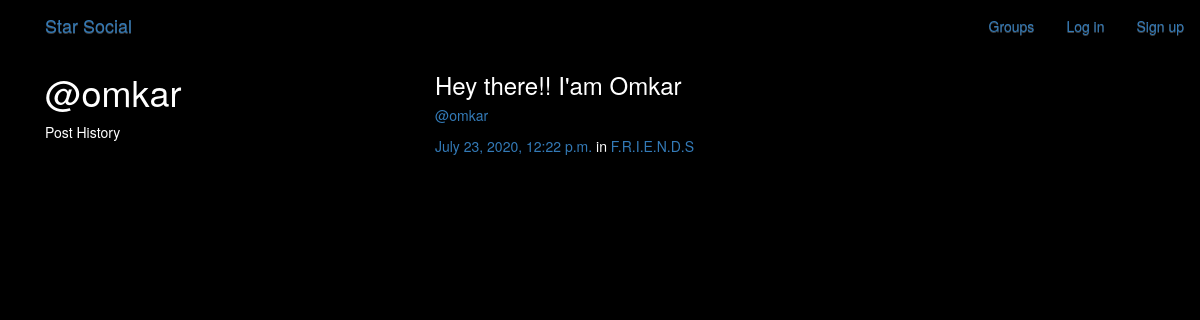
Screenshot of /posts/by/omkar/ with the database file from the repository.
### posts/models.py (models this page shows, shortened)
class Post(models.Model):
    user = models.ForeignKey(User,related_name='posts',on_delete=models.CASCADE)
    created_at = models.DateTimeField(auto_now=True)
    message = models.TextField()
    message_html = models.TextField(editable=False)
    group = models.ForeignKey(Group,blank=True,null=True,related_name='posts',on_delete=models.CASCADE)
    class Meta:
        ordering = ['-created_at']
        unique_together = ['user','message']

### groups/models.py (models this page shows, shortened)
class Group(models.Model):
    name = models.CharField(max_length=225,unique=True)
    slug = models.SlugField(allow_unicode=True,unique=True)
    description = models.TextField(blank=True,default='')
    description_html = models.TextField(blank=True,editable=False,default='')
    members = models.ManyToManyField(User,through='GroupMember')
    class Meta:
        ordering = ['name']

### posts/views.py (the view)
# urls.py: url(r"by/(?P<username>[-\w]+)/$",views.UserPosts.as_view(),name="for_user"),
class UserPosts(generic.ListView):
    model = models.Post
    template_name = "posts/user_post_list.html"
    def get_queryset(self):
        try:
            self.post_user = User.objects.prefetch_related("posts").get(
                username__iexact=self.kwargs.get("username")
            )
        except User.DoesNotExist:
            raise Http404
        else:
            return self.post_user.posts.all()
    def get_context_data(self, **kwargs):
        context = super().get_context_data(**kwargs)
        context["post_user"] = self.post_user
        return context

### posts/templates/posts/user_post_list.html
{% extends "posts/post_base.html" %}
{% block prepost %}
<div class="col-md-4">
	<h1>@{{ post_user.username }}</h1>
	<p>Post History</p>
</div>
{% endblock %}
{% block post_content %}
<div class="col-md-8">
	{% for post in post_list %}
		{% include "posts/_post.html" %}
	{% endfor %}
</div>
{% endblock %}

### posts/templates/posts/_post.html (shortened to what this page needs)
<div class="post media">
	<h3>{{ post.message_html|safe }}</h3>
	<div class="media-body">
		<h5 class="media-heading">
			<span class="username"><a href="{% url 'posts:for_user' username=post.user.username %}">@{{ post.user.username }}</a></span>
			<br><br><time class="time"><a href="{% url 'posts:single' username=post.user.username pk=post.pk %}">{{ post.created_at }}</a></time>
			{% if post.group %}
			<span class="group-name">in <a href="#">{{ post.group.name }}</a></span>
			{% endif %}
		</h5>
	</div>
</div>

### static/simplesocial/css/master.css (style rules this page uses)
body { margin: 0; overflow: hidden; background-color: black; color:white; }

### rows the page displays
Post: message_html "Hey there!! I'am Omkar", user.username "omkar", created_at "July 23, 2020, 12:22 p.m.", group.name "F.R.I.E.N.D.S"

### other values shown
{{ post_user.username }} "omkar"
